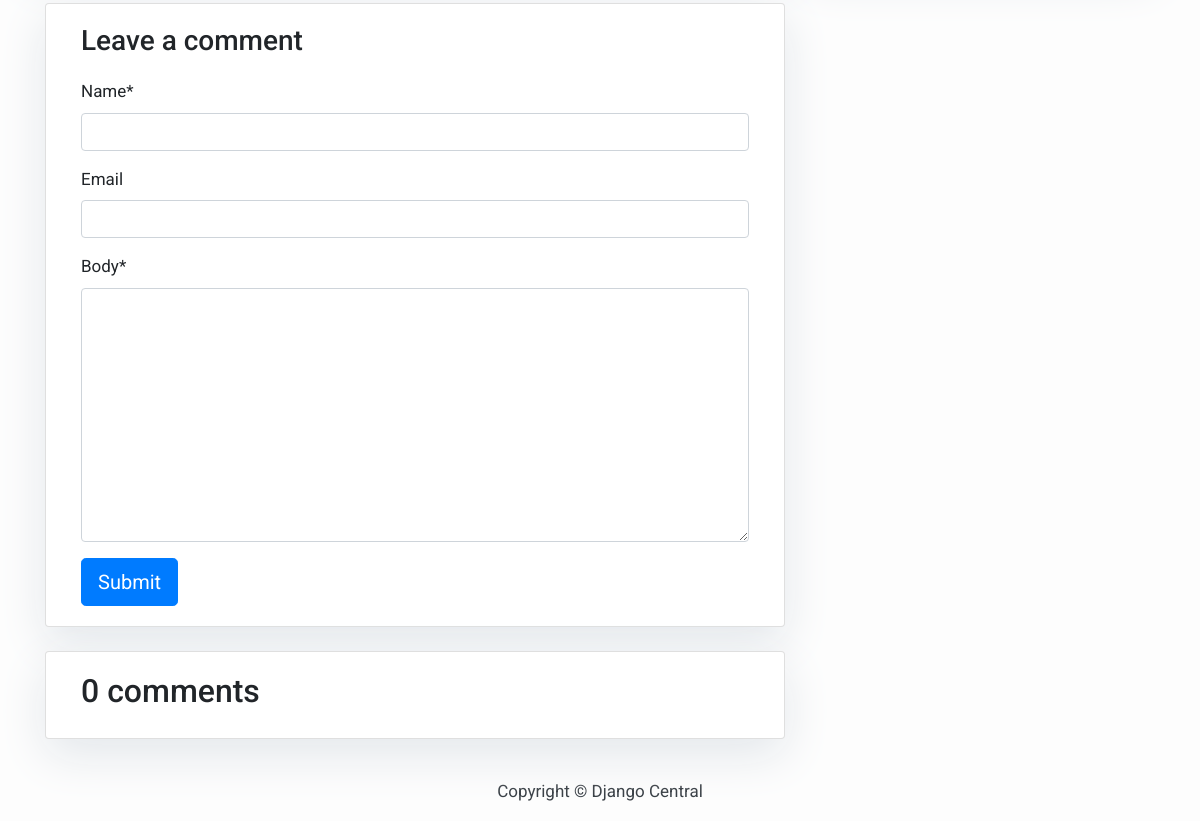
/hello-world/ (lower part), run on an earlier commit of the app's database.
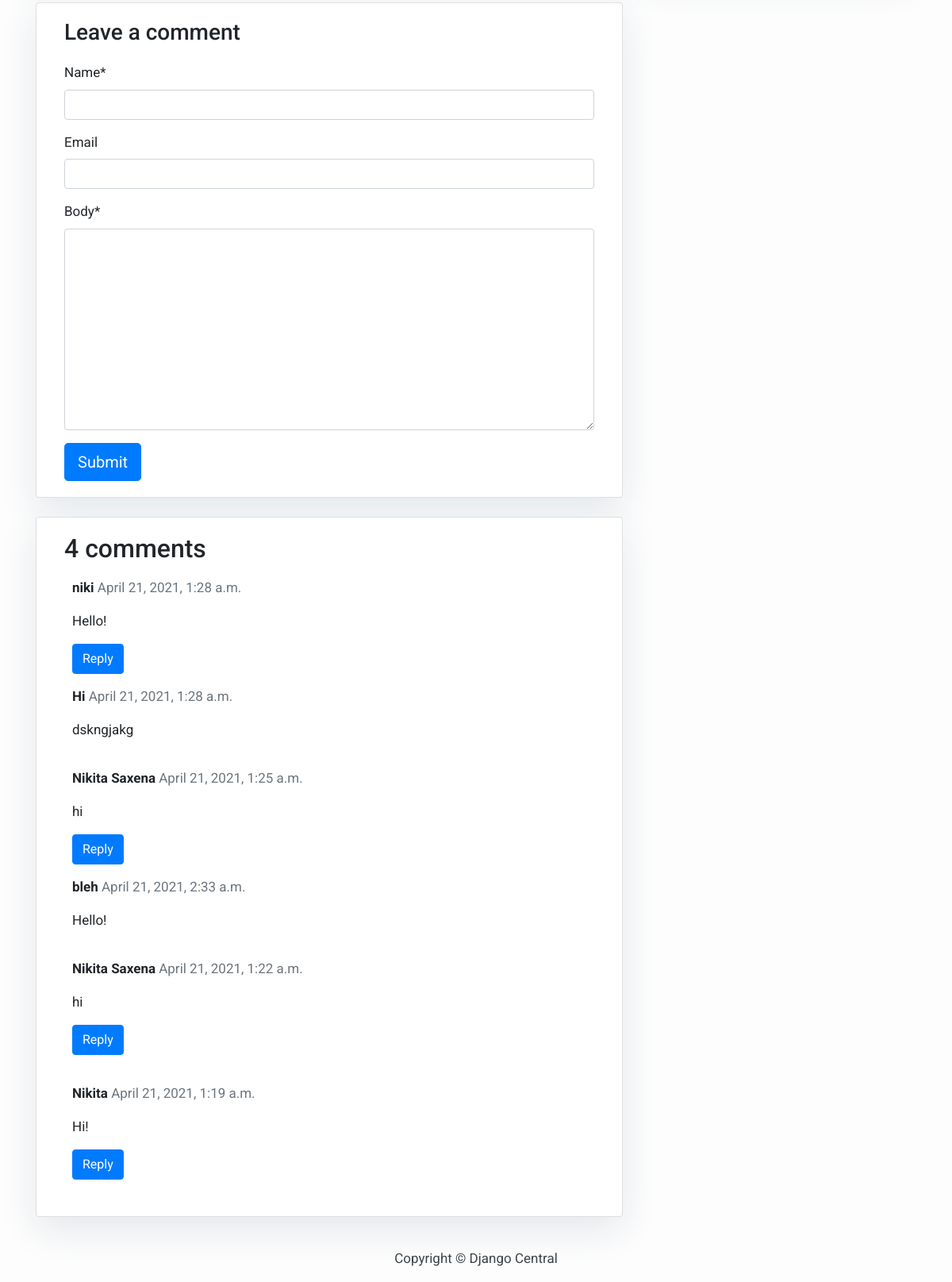
And on a later commit of the database.
### blog/models.py (models this page shows, shortened)
class SimpleComment(models.Model):
    post = models.ForeignKey(SimpleBlogPost, related_name='comments', on_delete= models.CASCADE)
    name = models.CharField(max_length=80)
    email = models.EmailField(max_length=200, blank=True)
    body = models.TextField()
    created_on = models.DateTimeField(auto_now_add=True)
    active = models.BooleanField(default=True)
    parent = models.ForeignKey('self', null=True, blank=True, related_name='replies', on_delete=models.DO_NOTHING)
    class Meta:
        ordering = ['-created_on']

### blog/views.py (the view)
# urls.py: path('<slug:slug>/', views.post_detail, name='post_detail'),
def post_detail(request, slug):
    template_name = 'post_detail.html'
    post = get_object_or_404(SimpleBlogPost, slug=slug)
    comments = post.comments.filter(active=True, parent__isnull=True)
    if request.method == 'POST':
        comment_form = SimpleCommentForm(data=request.POST)
        if comment_form.is_valid():
            parent_obj = None
            try:
                parent_id = int(request.POST.get('parent_id'))
            except:
                parent_id = None
            if parent_id:
                parent_obj = SimpleComment.objects.get(id=parent_id)
                if parent_obj:
                    reply_comment = comment_form.save(commit=False)
                    reply_comment.parent = parent_obj
            new_comment = comment_form.save(commit=False)
            new_comment.post = post
            new_comment.save()
            return HttpResponseRedirect(post.get_absolute_url())
    else:
        comment_form = SimpleCommentForm()
    return render(request,
                  template_name,
                  {'post': post,
                   'comments': comments,
                   'comment_form': comment_form})

### blog/forms.py
class SimpleCommentForm(forms.ModelForm):
    class Meta:
        model = SimpleComment
        fields = ('name', 'email', 'body')

### templates/post_detail.html (shortened to what this page needs)
{% extends 'base.html' %} {% block content %}
{% load crispy_forms_tags %}
<div class="container">
    <div class="col-md-8 card mb-4  mt-3 ">
      <div class="card-body">
        <h3>Leave a comment</h3>
        <form method="post" style="margin-top: 1.3em;">
          {{ comment_form | crispy }}
          <button type="submit" class="btn btn-primary  btn-lg">Submit</button>
        </form>
      </div>
    </div>
    <div class="col-md-8 card mb-4  mt-3 ">
        <div class="card-body">
        <h2>{{ comments.count }} comments </h2>
        {% for comment in comments %}
            <div class="comments" style="padding: 10px;">
                <p class="font-weight-bold">
                    {{ comment.name }}
                    <span class=" text-muted font-weight-normal">
                        {{ comment.created_on }}
                    </span>
                </p>
                {{ comment.body | linebreaks }}
                <p>
                    <a class="btn btn-primary" data-toggle="collapse" href="#collapse{{ comment.id }}" role="button" aria-expanded="false" aria-controls="collapseExample">
                        Reply
                    </a>
                </p>
                {% for reply in comment.replies.all %}
                      <p class="font-weight-bold">
                          {{ reply.name }}
                          <span class=" text-muted font-weight-normal">
                              {{ reply.created_on }}
                          </span>
                      </p>
                    {{ reply.body | linebreaks }}
                {% endfor %}
            </div>
        {% endfor %}
      </div>
    </div>
  </div>
{% endblock content %}

### templates/base.html (shortened to what this page needs)
<!DOCTYPE html>
<html>
  <head>
    <link
      rel="stylesheet"
      href="https://maxcdn.bootstrapcdn.com/bootstrap/4.0.0/css/bootstrap.min.css"
    />
  </head>
  <body>
            {% block content %}{% endblock content %}
    <footer class="py-3 bg-grey">
              <p class="m-0 text-dark text-center ">Copyright &copy; Django Central</p>
    </footer>
  </body>
</html>

### templates/base.html (style rules this page uses)
body { font-family: "Roboto", sans-serif; font-size: 17px; background-color: #fdfdfd; }

### templates/sidebar.html (style rules this page uses)
.card { box-shadow: 0 16px 48px #E3E7EB; }

What changed in the data, as far as the page shows it:
added SimpleComment: name "niki", created_on "April 21, 2021, 1:28 a.m.", body "Hello!", shown under "4 comments"
added SimpleComment: name "Hi", created_on "April 21, 2021, 1:28 a.m.", body "dskngjakg", shown under "niki"
added SimpleComment: name "Nikita Saxena", created_on "April 21, 2021, 1:25 a.m.", body "hi", shown under "4 comments"
added SimpleComment: name "bleh", created_on "April 21, 2021, 2:33 a.m.", body "Hello!", shown under "Nikita Saxena"
added SimpleComment: name "Nikita Saxena", created_on "April 21, 2021, 1:22 a.m.", body "hi", shown under "4 comments"
added SimpleComment: name "Nikita", created_on "April 21, 2021, 1:19 a.m.", body "Hi!", shown under "4 comments"
Also different on the page:
{{ comments.count }}: "0" → "4"
